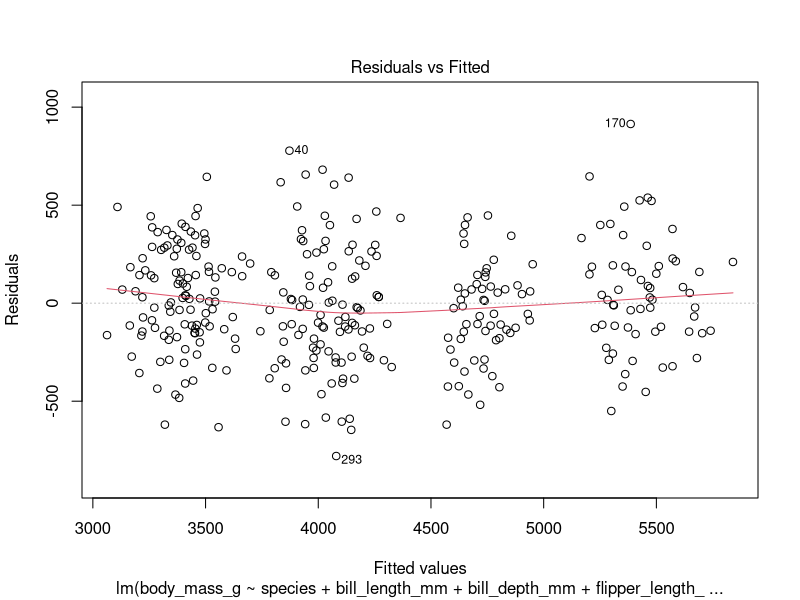
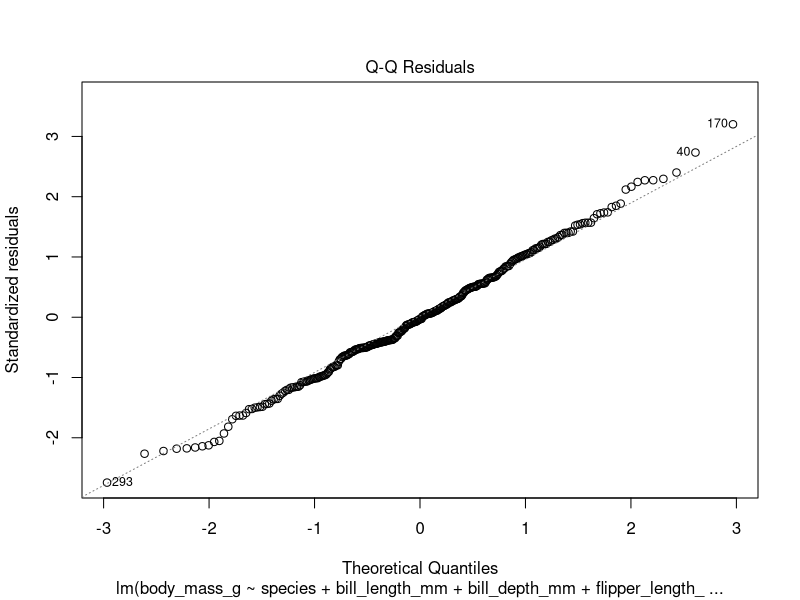
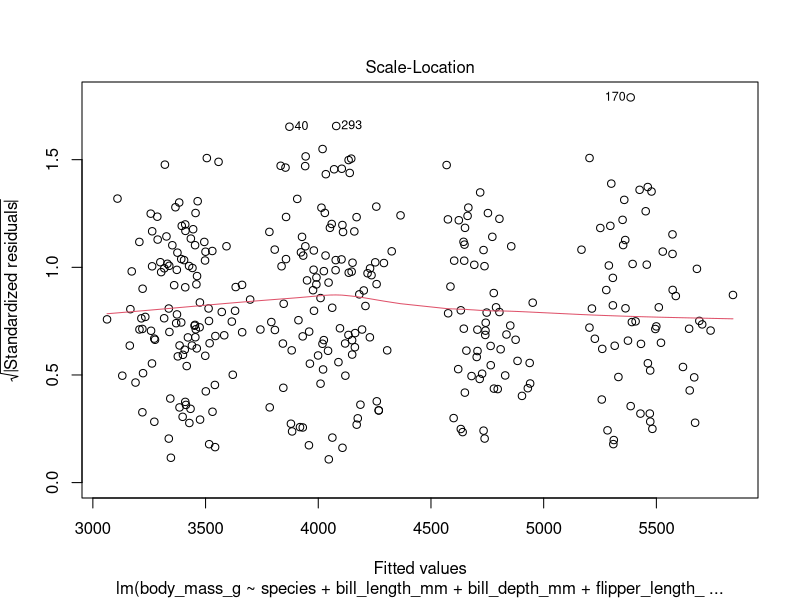
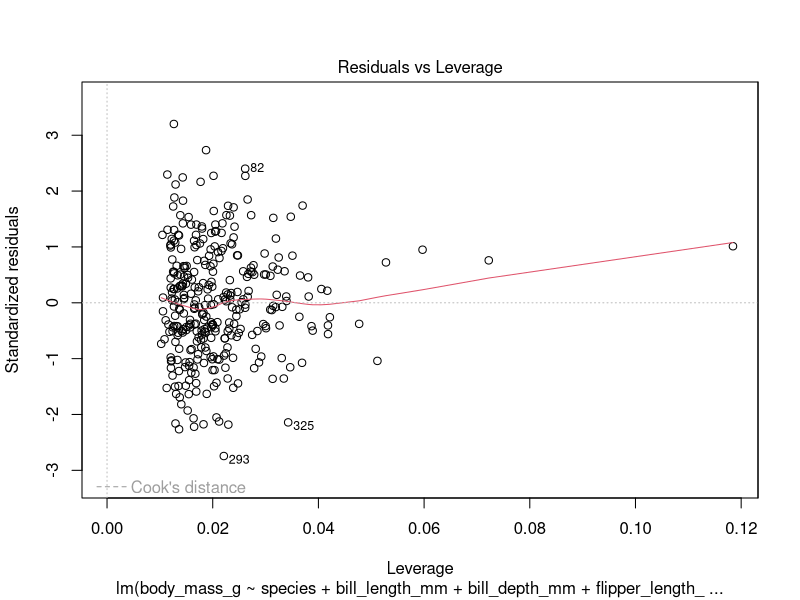
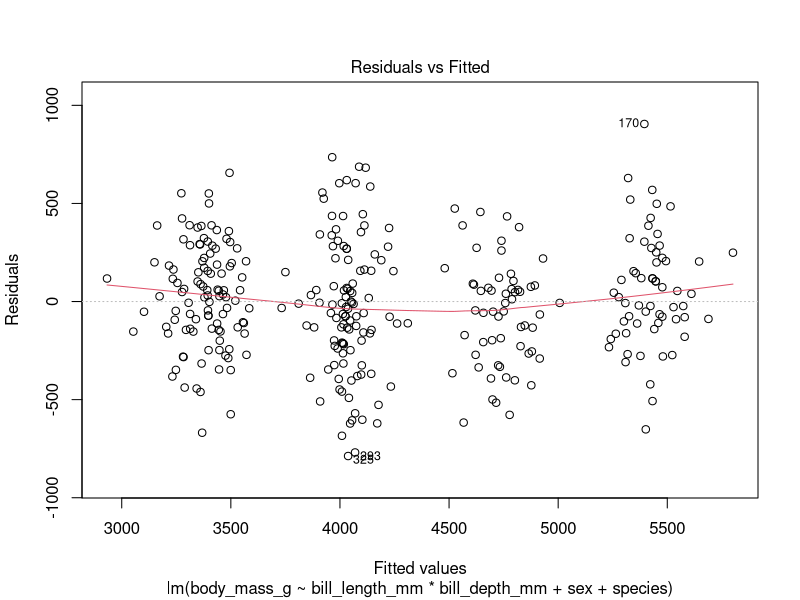
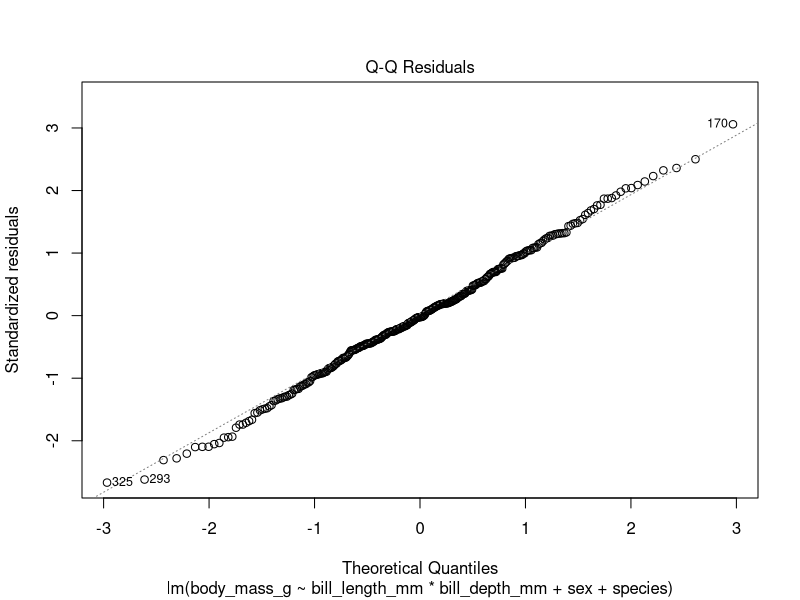
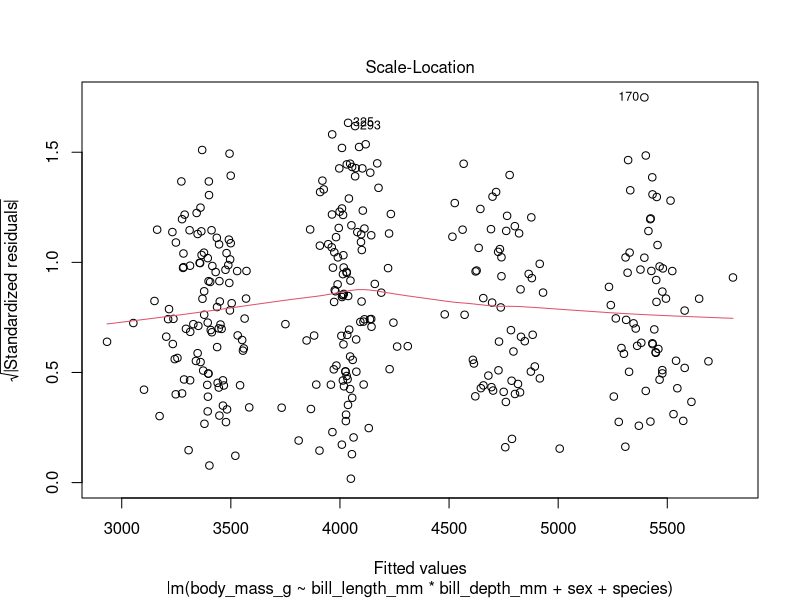
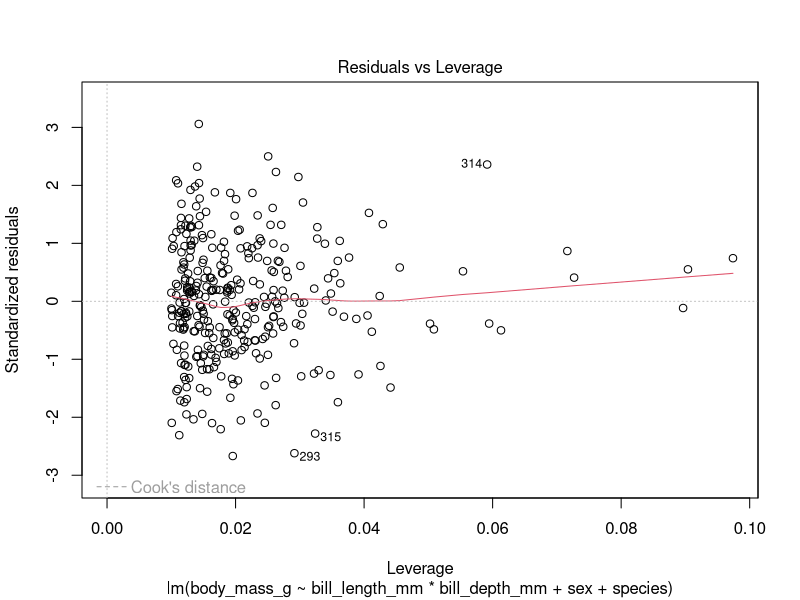

Generate these figures, in order, with R:
# t-test ----

# If you don't have the penguins data package installed from previous exercises,
# uncomment the line below and run it to install
#install.packages("palmerpenguins")

# load the data
library(palmerpenguins) 


# Remember the variable names by printing the names
# Information on the variables: https://github.com/allisonhorst/palmerpenguins
names(penguins)


# Do different types of penguin species have different average bill depths?
# Compute the means for each group

tapply(penguins$bill_depth_mm,penguins$species,mean,na.rm=TRUE)
aggregate(bill_depth_mm~species,data=penguins,mean,na.rm=TRUE)


# Test if the differences
# for Chinstrap and Gentoo are statistically different with a t-test:
t.test(penguins$bill_depth_mm[penguins$species == "Chinstrap"],
       penguins$bill_depth_mm[penguins$species == "Gentoo"])

# What do you conclude from the test?




# Bonus question: Does Adelie penguin body mass differ by island?
aggregate(body_mass_g~island,data=penguins[penguins$species=="Adelie",],mean,na.rm=TRUE)
summary(aov(body_mass_g~island,data=penguins[penguins$species=="Adelie",]))
# Make a subset of the data with rows just for Adelie penguins:
adelie <- penguins[penguins$species=="Adelie", ]


# Using adelie, compute the mean body_mass_g per island
adelie$island
t.test(adelie$body_mass_g[adelie$island=="Biscoe"],adelie$body_mass_g[adelie$island=="Dream"])


# Does the mass of penguins on Biscoe and Torgersen islands differ?




# Regression ----

# If you don't have the penguins data package installed from previous exercises,
# uncomment the line below and run it to install
#install.packages("palmerpenguins")

# load the data
library(palmerpenguins) 


# Remember the variable names by printing the names
# Information on the variables: https://github.com/allisonhorst/palmerpenguins
names(penguins)


# We want to know: Can we predict/explain penguin body mass with the variables we have?

# Run a linear regression with body_mass_g as the dependent (y, outcome) variable and 
# species, bill_length_mm, bill_depth_mm, flipper_length_mm, and sex as the independent (x, predictor) variables
reg1 <- lm(body_mass_g ~ species+bill_length_mm+bill_depth_mm+flipper_length_mm+sex, data=penguins)


# Look at the results of the regression with the summary function
summary(reg1)

# Notice in the summary output that observations (rows) with missing data were automatically
# removed from the analysis

# Plot the regression object to see a series of diagnostic plots
plot(reg1)


# Fit overall is pretty good.  The model above made Adelie penguins the base case, 
# and generated other indicator variables for the other species and gender.  
# To make a separate intercept for each species instead, add a -1 to the 
# formula you ran before; summarize the results again
reg2 <- lm(body_mass_g ~ -1+species+bill_length_mm+bill_depth_mm+flipper_length_mm+sex, data=penguins)
summary(reg2)



# If we look at the coefficients for the two models, you can see the coefficients 
# for species were the only ones to change
reg1$coefficients
reg2$coefficients


# Now, maybe the combination of bill length and depth also matters for body mass.
# So let's include an interaction term between the two bill variables.
# Hint: multiple two variables together to include them independently in the model and 
# have an interaction term automatically generated
reg3 <- lm(body_mass_g~bill_length_mm*bill_depth_mm+sex+species, data=penguins)
plot(reg3)
summary(reg3)



# Looks like that is important.  

# Bonus: prediction ----

# Let's use our model to predict the body mass for a new penguin.
# To predict, we need a data frame with the same column names as our original data.
newdata <- data.frame(species="Adelie",
                      sex="female",
                      # set other variables to mean for Adelie penguins
                      flipper_length_mm=mean(penguins$flipper_length_mm[
                        penguins$species=="Adelie"], na.rm=TRUE),
                      bill_length_mm=mean(penguins$bill_length_mm[
                        penguins$species=="Adelie"], na.rm=TRUE),
                      bill_depth_mm=mean(penguins$bill_depth_mm[
                        penguins$species=="Adelie"], na.rm=TRUE))

# The predict function will automatically make the indicator and interaction variables for us.
# Hint: look at the help for predict.lm (what gets called since we have an lm model)
# to see the order of the arguments it expects
predict(reg3, newdata )

# Is the predicted body mass in the range we might expect for Adelie penguins?
mean(penguins$body_mass_g[penguins$sex == "female" & penguins$species=="Adelie"], na.rm=TRUE)


# What's the confidence interval on the prediction?
# We use the prediction interval type because we want to know the expected 
# range for the mass of individual penguins, not the variability in the 
# expected value of the mean mass of penguins with these characteristics.
predict(reg3, newdata, interval="prediction")

